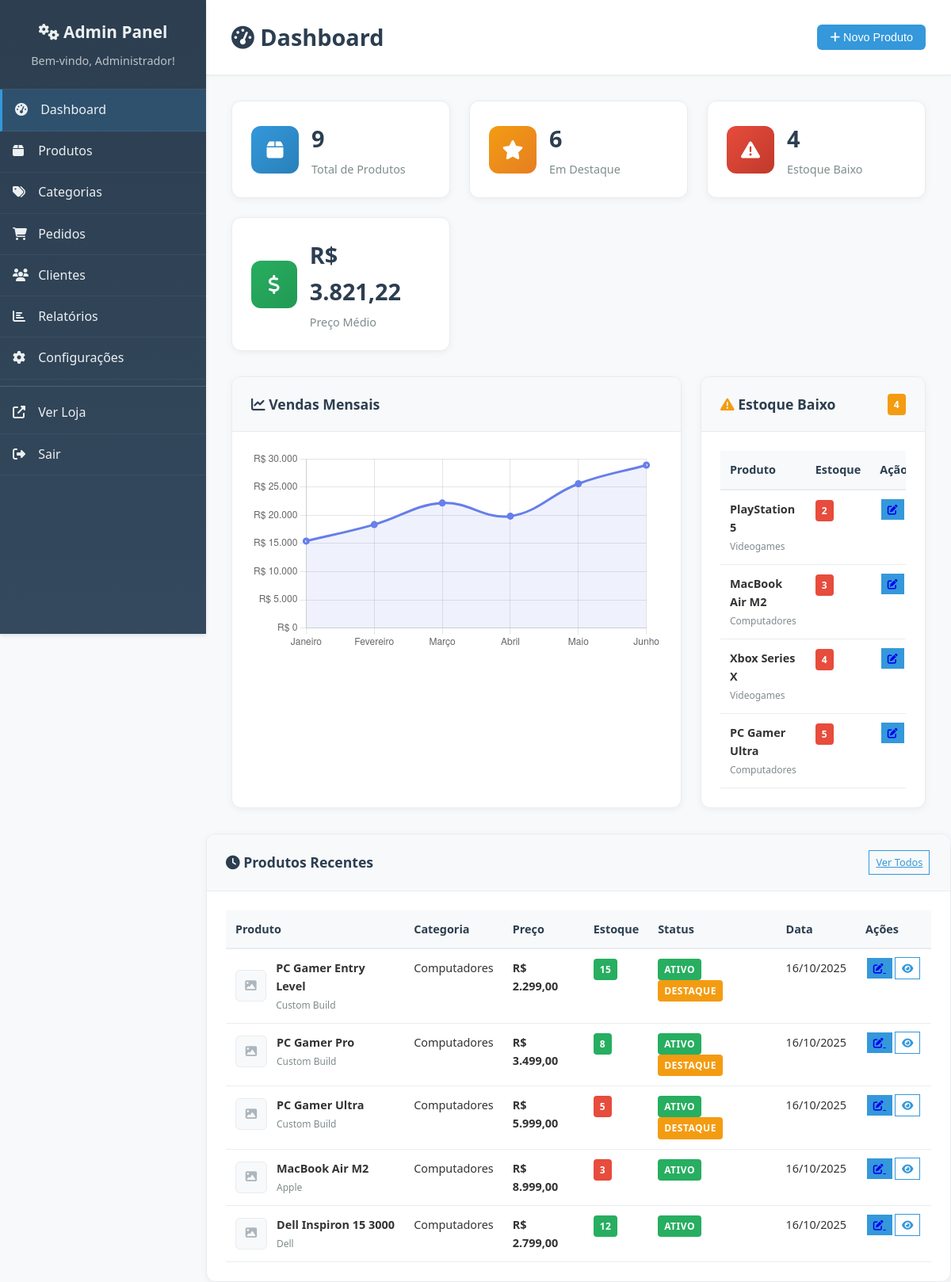
/admin/index.php (signed in), run on the app's committed database.
### tables this page shows
CREATE TABLE produtos (
    id INT PRIMARY KEY AUTO_INCREMENT,
    nome VARCHAR(150) NOT NULL,
    descricao TEXT,
    especificacoes TEXT,
    preco DECIMAL(10,2) NOT NULL,
    preco_promocional DECIMAL(10,2) NULL,
    categoria_id INT NOT NULL,
    imagem_principal VARCHAR(255),
    imagens_adicionais JSON,
    estoque INT DEFAULT 0,
    estoque_minimo INT DEFAULT 5,
    marca VARCHAR(50),
    modelo VARCHAR(100),
    peso DECIMAL(5,2),
    dimensoes VARCHAR(50),
    garantia_meses INT DEFAULT 12,
    destaque BOOLEAN DEFAULT FALSE,
    ativo BOOLEAN DEFAULT TRUE,
    data_criacao TIMESTAMP DEFAULT CURRENT_TIMESTAMP,
    data_atualizacao TIMESTAMP DEFAULT CURRENT_TIMESTAMP ON UPDATE CURRENT_TIMESTAMP,
    FOREIGN KEY (categoria_id) REFERENCES categorias(id)
);

CREATE TABLE categorias (
    id INT PRIMARY KEY AUTO_INCREMENT,
    nome VARCHAR(50) NOT NULL,
    descricao TEXT,
    icone VARCHAR(50),
    ordem INT DEFAULT 0,
    ativo BOOLEAN DEFAULT TRUE,
    data_criacao TIMESTAMP DEFAULT CURRENT_TIMESTAMP
);

### admin/index.php (the view, shortened to what the rows shown need)
<?php
require_once '../classes/Product.php';
require_once '../config/database.php';
try {
    $product = new Product();
    $lowStock = $product->getLowStockProducts();
    $recentProducts = $product->readAll(['order' => 'data_criacao', 'dir' => 'DESC', 'limit' => 5]);
    $vendasMes = [
        'Janeiro' => 15420,
        'Fevereiro' => 18350,
        'Março' => 22180,
        'Abril' => 19850,
        'Maio' => 25600,
        'Junho' => 28900
    ];
} catch (Exception $e) {
    $stats = ['total_produtos' => 0, 'produtos_destaque' => 0, 'estoque_baixo' => 0, 'preco_medio' => '0,00'];
    $lowStock = [];
    $recentProducts = [];
    $vendasMes = [];
}
?>
<!DOCTYPE html>
<html lang="pt-BR">
<head>
    <link rel="stylesheet" href="../style.css">
    <link rel="stylesheet" href="admin-style.css">
    <link rel="stylesheet" href="https://cdnjs.cloudflare.com/ajax/libs/font-awesome/6.4.0/css/all.min.css">
</head>
<body class="admin-body">
    <div class="admin-container">
        <nav class="admin-sidebar">
            <div class="sidebar-header">
                <h2><i class="fas fa-cogs"></i> Admin Panel</h2>
            </div>
        </nav>
        <main class="admin-main">
            <div class="admin-header">
                <h1><i class="fas fa-tachometer-alt"></i> Dashboard</h1>
            </div>
            <div class="dashboard-row">
                <div class="dashboard-card">
                    <div class="card-content">
                        <?php if (empty($lowStock)): ?>
                            <div class="empty-state">
                                <i class="fas fa-check-circle text-success"></i>
                                <p>Todos os produtos com estoque adequado!</p>
                            </div>
                        <?php else: ?>
                            <div class="table-responsive">
                                <table class="admin-table">
                                    <thead>
                                        <tr>
                                            <th>Produto</th>
                                            <th>Estoque</th>
                                            <th>Ação</th>
                                        </tr>
                                    </thead>
                                    <tbody>
                                        <?php foreach ($lowStock as $item): ?>
                                            <tr>
                                                <td>
                                                    <strong><?= htmlspecialchars($item['nome']) ?></strong><br>
                                                    <small class="text-muted"><?= htmlspecialchars($item['categoria_nome']) ?></small>
                                                </td>
                                                <td>
                                                    <span class="badge badge-danger"><?= $item['estoque'] ?></span>
                                                </td>
                                                <td>
                                                    <a href="produtos.php?action=edit&id=<?= $item['id'] ?>" class="btn-sm btn-primary">
                                                        <i class="fas fa-edit"></i>
                                                    </a>
                                                </td>
                                            </tr>
                                        <?php endforeach; ?>
                                    </tbody>
                                </table>
                            </div>
                        <?php endif; ?>
                    </div>
                </div>
            </div>
            <div class="dashboard-card">
                <div class="card-content">
                    <?php if (empty($recentProducts)): ?>
                        <div class="empty-state">
                            <i class="fas fa-box-open"></i>
                            <p>Nenhum produto cadastrado ainda.</p>
                            <a href="produtos.php?action=new" class="btn btn-primary">
                                <i class="fas fa-plus"></i> Cadastrar Primeiro Produto
                            </a>
                        </div>
                    <?php else: ?>
                        <div class="table-responsive">
                            <table class="admin-table">
                                <thead>
                                    <tr>
                                        <th>Produto</th>
                                        <th>Categoria</th>
                                        <th>Preço</th>
                                        <th>Estoque</th>
                                        <th>Status</th>
                                        <th>Data</th>
                                        <th>Ações</th>
                                    </tr>
                                </thead>
                                <tbody>
                                    <?php foreach ($recentProducts as $produto): ?>
                                        <tr>
                                            <td>
                                                <div class="product-info">
                                                    <?php if (!empty($produto['imagem_principal'])): ?>
                                                        <img src="<?= htmlspecialchars($produto['imagem_principal']) ?>" alt="<?= htmlspecialchars($produto['nome']) ?>" class="product-thumb">
                                                    <?php else: ?>
                                                        <div class="product-thumb placeholder">
                                                            <i class="fas fa-image"></i>
                                                        </div>
                                                    <?php endif; ?>
                                                    <div>
                                                        <strong><?= htmlspecialchars($produto['nome']) ?></strong>
                                                        <?php if (!empty($produto['marca'])): ?>
                                                            <br><small class="text-muted"><?= htmlspecialchars($produto['marca']) ?></small>
                                                        <?php endif; ?>
                                                    </div>
                                                </div>
                                            </td>
                                            <td><?= htmlspecialchars($produto['categoria_nome']) ?></td>
                                            <td>
                                                <?php if (!empty($produto['preco_promocional'])): ?>
                                                    <span class="old-price">R$ <?= formatPrice($produto['preco']) ?></span><br>
                                                    <strong class="promo-price">R$ <?= formatPrice($produto['preco_promocional']) ?></strong>
                                                <?php else: ?>
                                                    <strong>R$ <?= formatPrice($produto['preco']) ?></strong>
                                                <?php endif; ?>
                                            </td>
                                            <td>
                                                <?php if ($produto['estoque'] <= $produto['estoque_minimo']): ?>
                                                    <span class="badge badge-danger"><?= $produto['estoque'] ?></span>
                                                <?php else: ?>
                                                    <span class="badge badge-success"><?= $produto['estoque'] ?></span>
                                                <?php endif; ?>
                                            </td>
                                            <td>
                                                <?php if ($produto['ativo']): ?>
                                                    <span class="badge badge-success">Ativo</span>
                                                    <?php if ($produto['destaque']): ?>
                                                        <span class="badge badge-warning">Destaque</span>
                                                    <?php endif; ?>
                                                <?php else: ?>
                                                    <span class="badge badge-secondary">Inativo</span>
                                                <?php endif; ?>
                                            </td>
                                            <td><?= formatDate($produto['data_criacao'], 'd/m/Y') ?></td>
                                            <td class="actions">
                                                <a href="produtos.php?action=edit&id=<?= $produto['id'] ?>" class="btn-sm btn-primary" title="Editar">
                                                    <i class="fas fa-edit"></i>
                                                </a>
                                                <a href="../produtos.php?id=<?= $produto['id'] ?>" class="btn-sm btn-outline" target="_blank" title="Visualizar">
                                                    <i class="fas fa-eye"></i>
                                                </a>
                                            </td>
                                        </tr>
                                    <?php endforeach; ?>
                                </tbody>
                            </table>
                        </div>
                    <?php endif; ?>
                </div>
            </div>
        </main>
    </div>
    <script>
        // Gráfico de vendas
        const ctx = document.getElementById('salesChart').getContext('2d');
        const salesChart = new Chart(ctx, {
            type: 'line',
            data: {
                labels: <?= json_encode(array_keys($vendasMes)) ?>,
                datasets: [{
                    label: 'Vendas (R$)',
                    data: <?= json_encode(array_values($vendasMes)) ?>,
                    borderColor: '#667eea',
                    backgroundColor: 'rgba(102, 126, 234, 0.1)',
                    borderWidth: 3,
                    fill: true,
                    tension: 0.4
                }]
            },
            options: {
                responsive: true,
                maintainAspectRatio: false,
                plugins: {
                    legend: {
                        display: false
                    }
                },
                scales: {
                    y: {
                        beginAtZero: true,
                        ticks: {
                            callback: function(value) {
                                return 'R$ ' + value.toLocaleString('pt-BR');
                            }
                        }
                    }
                }
            }
        });
        // Auto-refresh da página a cada 5 minutos
        setTimeout(() => {
            location.reload();
        }, 300000);
    </script>
</body>
</html>

### data on the page
produtos: nome "PlayStation 5", categoria.nome "Videogames", estoque "2"
produtos: nome "Xbox Series X", categoria.nome "Videogames", estoque "4"
produtos: nome "PC Gamer Entry Level", marca "Custom Build", categoria.nome "Computadores", preco "2.299,00", estoque "15", ativo "ATIVO", data_criacao "16/10/2025"
produtos: nome "PC Gamer Pro", marca "Custom Build", categoria.nome "Computadores", preco "3.499,00", estoque "8", ativo "ATIVO", data_criacao "16/10/2025"
produtos: nome "PC Gamer Ultra", marca "Custom Build", categoria.nome "Computadores", preco "5.999,00", estoque "5", ativo "ATIVO", data_criacao "16/10/2025"
produtos: nome "MacBook Air M2", marca "Apple", categoria.nome "Computadores", preco "8.999,00", estoque "3", ativo "ATIVO", data_criacao "16/10/2025"
produtos: nome "Dell Inspiron 15 3000", marca "Dell", categoria.nome "Computadores", preco "2.799,00", estoque "12", ativo "ATIVO", data_criacao "16/10/2025"

### other printed values
$_SESSION['admin_name'] "Administrador"
$stats['total_produtos'] "9"
$stats['produtos_destaque'] "6"
$stats['estoque_baixo'] "4"
$stats['preco_medio'] "3.821,22"
count($lowStock) "4"
$item['nome'] "MacBook Air M2"
$item['categoria_nome'] "Computadores"
$item['estoque'] "3"
$item['nome'] "PC Gamer Ultra"
$item['estoque'] "5"
chart data {{ json_encode(array_values($vendasMes)) }} [15420,18350,22180,19850,25600,28900]
